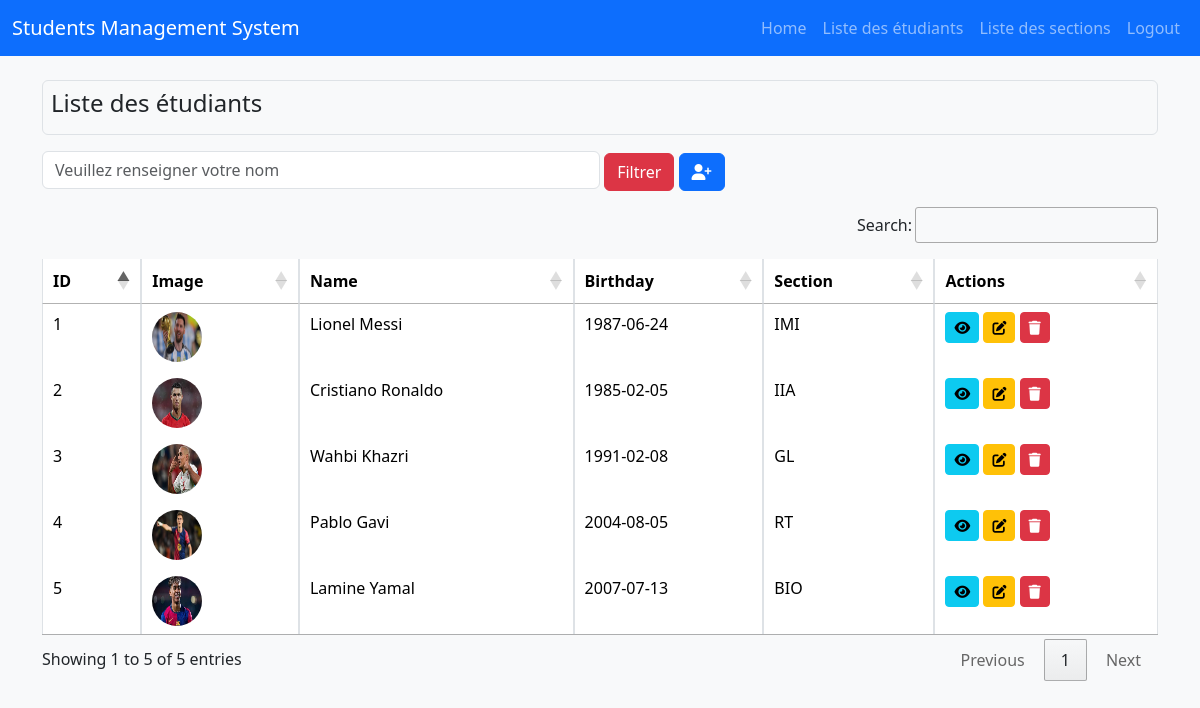
/views/listeEtudiants.php, run on the app's committed database.
### tables this page shows
CREATE TABLE `students` (
  `id` int NOT NULL,
  `name` varchar(100) NOT NULL,
  `birthday` date NOT NULL,
  `image` varchar(255) DEFAULT NULL,
  `section_id` int DEFAULT NULL
);

CREATE TABLE `sections` (
  `id` int NOT NULL,
  `designation` varchar(100) NOT NULL,
  `description` text
);

### views/listeEtudiants.php (the view, shortened to what this page needs)
<!DOCTYPE html>
<html lang="fr">
<?php
$bdd = ConnexionDB::getInstance();
$query = $bdd->query("SELECT students.id, students.name, students.birthday, students.image, sections.designation AS section, sections.id AS section_id
                      FROM students
                      JOIN sections ON students.section_id = sections.id");
$students = $query->fetchAll();
?>
<head>
    <link href="https://cdn.jsdelivr.net/npm/bootstrap@5.3.2/dist/css/bootstrap.min.css" rel="stylesheet">
    <link rel="stylesheet" href="https://cdn.datatables.net/1.13.4/css/jquery.dataTables.min.css">
    <link rel="stylesheet" href="style.css">
    <link rel="stylesheet" href="https://cdnjs.cloudflare.com/ajax/libs/font-awesome/6.4.2/css/all.min.css">
</head>
<body>
    <nav class="navbar navbar-expand-lg navbar-dark bg-primary">
        <div class="container-fluid">
            <a class="navbar-brand" href="#">Students Management System</a>
            <div class="collapse navbar-collapse" id="navbarNav">
                <ul class="navbar-nav ms-auto">
                    <li class="nav-item"><a class="nav-link" href="home.php">Home</a></li>
                    <li class="nav-item"><a class="nav-link" href="listeEtudiants.php">Liste des étudiants</a></li>
                    <li class="nav-item"><a class="nav-link" href="listeSections.php">Liste des sections</a></li>
                    <li class="nav-item"><a class="nav-link" href="login.php">Logout</a></li>
                </ul>
            </div>
        </div>
    </nav>
    <div class="container mt-4">
        <div class="container p-2 my-3
         border rounded bg-light">
            <h4>Liste des étudiants</h4>
        </div>
        <div class="mb-3">
            <input type="text" class="form-control d-inline-block w-50" placeholder="Veuillez renseigner votre nom">
            <button class="btn btn-danger">Filtrer</button>
            <a class="btn btn-primary" href="addStudent.php"><i class="fas fa-user-plus"></i></a>
        </div>
        <table id="studentsTable" class="table pt-3 table-bordered table-hover">
            <thead>
                <tr>
                    <th>ID</th>
                    <th>Image</th>
                    <th>Name</th>
                    <th>Birthday</th>
                    <th>Section</th>
                    <th>Actions</th>
                </tr>
            </thead>
            <tbody>
                <?php foreach ($students as $student): ?>
                    <tr>
                        <td><?php echo $student['id']; ?></td>
                        <td><img src="<?php echo "../uploads/" . $student['image']; ?>" class="rounded-circle" width="50" height="50"></td>
                        <td><?php echo $student['name']; ?></td>
                        <td><?php echo $student['birthday']; ?></td>
                        <td><?php echo $student['section']; ?></td>
                        <td>
                            <a class="btn btn-info btn-sm"><i class="fas fa-eye"></i></a>
                            <a class="btn btn-warning btn-sm" href="editStudent.php?id=<?php echo $student['id']; ?>&name=<?php echo urlencode($student['name']); ?>&birthday=<?php echo $student['birthday']; ?>&section=<?php echo $student['section_id']; ?>"><i class="fas fa-edit"></i></a>
                            <a class="btn btn-danger btn-sm"><i class="fas fa-trash"></i></a>
                        </td>
                    </tr>
                <?php endforeach; ?>
            </tbody>
        </table>
    </div>
</body>
</html>

### views/style.css (style rules this page uses)
body { background-color: #f8f9fa; }

### data on the page
students: id "1", image (picture), name "Lionel Messi", birthday "1987-06-24", section.designation "IMI"
students: id "2", image (picture), name "Cristiano Ronaldo", birthday "1985-02-05", section.designation "IIA"
students: id "3", image (picture), name "Wahbi Khazri", birthday "1991-02-08", section.designation "GL"
students: id "4", image (picture), name "Pablo Gavi", birthday "2004-08-05", section.designation "RT"
students: id "5", image (picture), name "Lamine Yamal", birthday "2007-07-13", section.designation "BIO"
